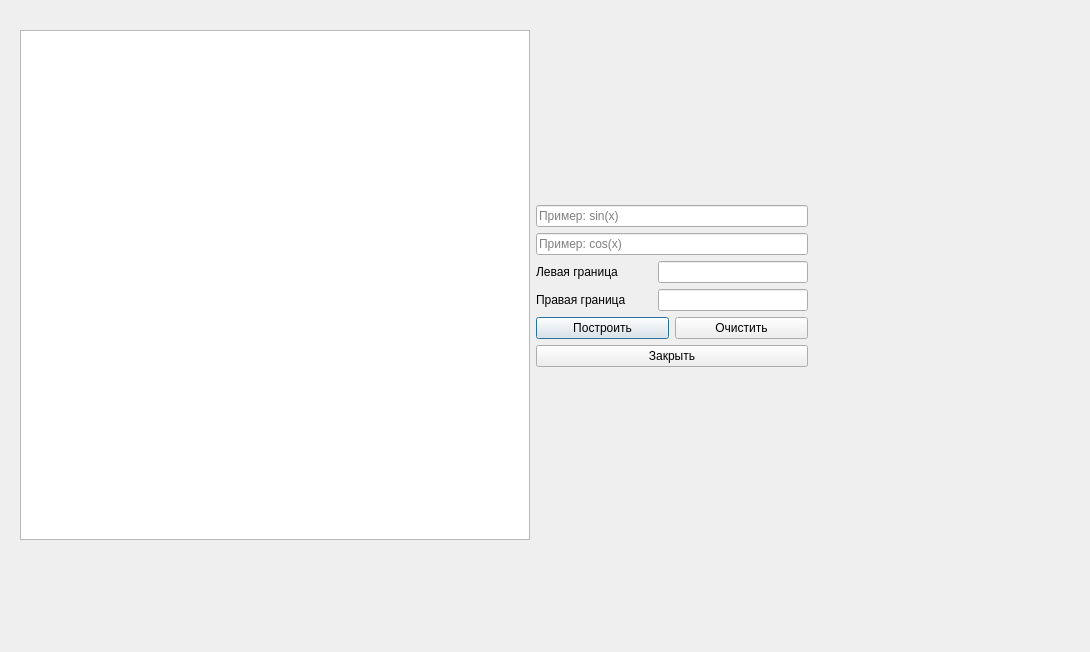
<?xml version="1.0" encoding="UTF-8"?>
<ui version="4.0">
 <class>CompareWindow</class>
 <widget class="QDialog" name="CompareWindow">
  <property name="geometry">
   <rect>
    <x>0</x>
    <y>0</y>
    <width>1090</width>
    <height>652</height>
   </rect>
  </property>
  <property name="windowTitle">
   <string>Dialog</string>
  </property>
  <widget class="QWidget" name="layoutWidget">
   <property name="geometry">
    <rect>
     <x>20</x>
     <y>20</y>
     <width>788</width>
     <height>531</height>
    </rect>
   </property>
   <layout class="QHBoxLayout" name="horizontalLayout_3">
    <item>
     <widget class="QGraphicsView" name="graphicsView">
      <property name="minimumSize">
       <size>
        <width>510</width>
        <height>510</height>
       </size>
      </property>
      <property name="maximumSize">
       <size>
        <width>510</width>
        <height>510</height>
       </size>
      </property>
      <property name="verticalScrollBarPolicy">
       <enum>Qt::ScrollBarAlwaysOff</enum>
      </property>
      <property name="horizontalScrollBarPolicy">
       <enum>Qt::ScrollBarAlwaysOff</enum>
      </property>
     </widget>
    </item>
    <item>
     <layout class="QVBoxLayout" name="verticalLayout_3">
      <item>
       <layout class="QVBoxLayout" name="verticalLayout">
        <item>
         <spacer name="verticalSpacer">
          <property name="orientation">
           <enum>Qt::Vertical</enum>
          </property>
          <property name="sizeHint" stdset="0">
           <size>
            <width>20</width>
            <height>40</height>
           </size>
          </property>
         </spacer>
        </item>
        <item>
         <widget class="QLineEdit" name="lineEdit">
          <property name="maxLength">
           <number>49</number>
          </property>
          <property name="placeholderText">
           <string>Пример: sin(x)</string>
          </property>
         </widget>
        </item>
        <item>
         <widget class="QLineEdit" name="lineEdit_2">
          <property name="maxLength">
           <number>49</number>
          </property>
          <property name="placeholderText">
           <string>Пример: cos(x)</string>
          </property>
         </widget>
        </item>
        <item>
         <layout class="QHBoxLayout" name="horizontalLayout_4">
          <item>
           <widget class="QLabel" name="label">
            <property name="text">
             <string>Левая граница</string>
            </property>
           </widget>
          </item>
          <item>
           <widget class="QLineEdit" name="lineEdit_3">
            <property name="minimumSize">
             <size>
              <width>150</width>
              <height>0</height>
             </size>
            </property>
            <property name="maximumSize">
             <size>
              <width>150</width>
              <height>16777215</height>
             </size>
            </property>
           </widget>
          </item>
         </layout>
        </item>
        <item>
         <layout class="QHBoxLayout" name="horizontalLayout_2">
          <item>
           <widget class="QLabel" name="label_2">
            <property name="text">
             <string>Правая граница</string>
            </property>
           </widget>
          </item>
          <item>
           <widget class="QLineEdit" name="lineEdit_4">
            <property name="minimumSize">
             <size>
              <width>150</width>
              <height>0</height>
             </size>
            </property>
            <property name="maximumSize">
             <size>
              <width>150</width>
              <height>16777215</height>
             </size>
            </property>
           </widget>
          </item>
         </layout>
        </item>
        <item>
         <layout class="QHBoxLayout" name="horizontalLayout">
          <item>
           <widget class="QPushButton" name="pushButton">
            <property name="text">
             <string>Построить</string>
            </property>
           </widget>
          </item>
          <item>
           <widget class="QPushButton" name="pushButton_2">
            <property name="text">
             <string>Очистить</string>
            </property>
           </widget>
          </item>
         </layout>
        </item>
        <item>
         <widget class="QPushButton" name="pushButton_3">
          <property name="text">
           <string>Закрыть</string>
          </property>
         </widget>
        </item>
        <item>
         <spacer name="verticalSpacer_2">
          <property name="orientation">
           <enum>Qt::Vertical</enum>
          </property>
          <property name="sizeHint" stdset="0">
           <size>
            <width>20</width>
            <height>40</height>
           </size>
          </property>
         </spacer>
        </item>
       </layout>
      </item>
     </layout>
    </item>
   </layout>
  </widget>
 </widget>
 <resources/>
 <connections/>
</ui>
